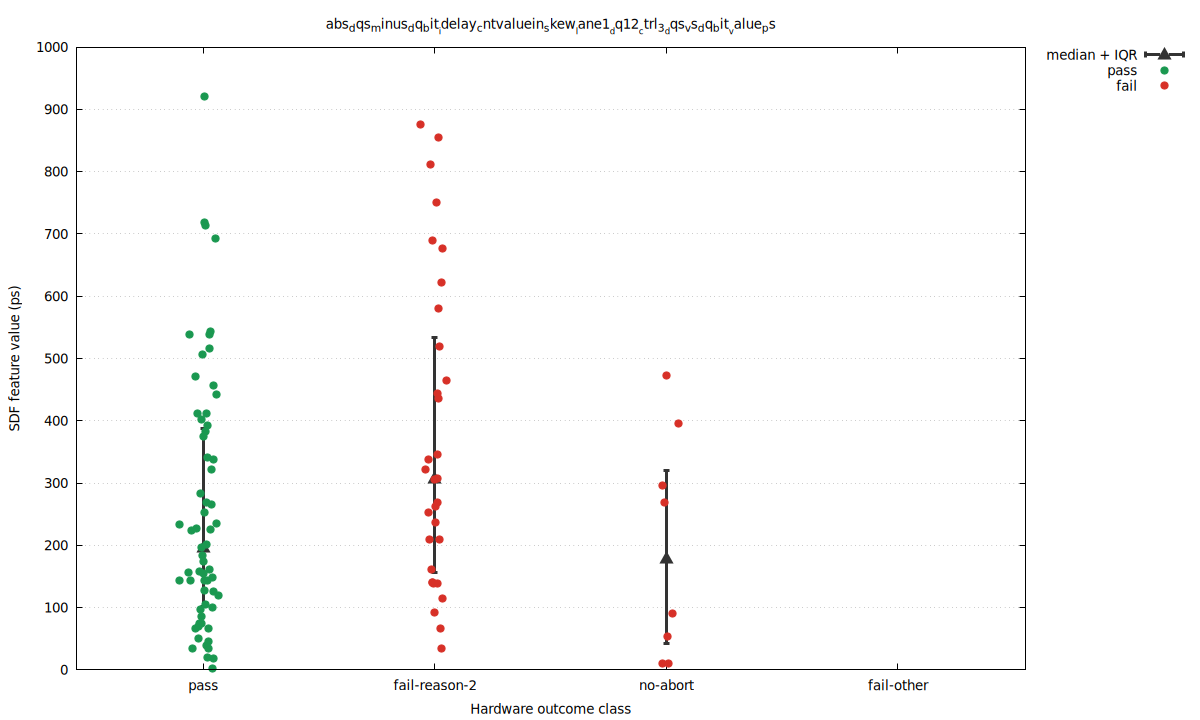

This chart was generated by the following gnuplot code:
set terminal pngcairo size 1200,720 enhanced font 'DejaVu Sans,10'
set output 'baseline_seed_1_30_skew_abs_dqs_minus_dq_bit_idelay_cntvaluein_skew_lane1_dq12_ctrl_3_dqs_vs_dq_bit_value_ps_d.png'
set datafile separator comma
set key outside right top
set grid ytics
set xrange [0.45:4.55]
set xtics ('pass' 1, 'fail-reason-2' 2, 'no-abort' 3, 'fail-other' 4)
set xlabel 'Hardware outcome class'
set ylabel 'SDF feature value (ps)'
set title 'abs_dqs_minus_dq_bit__idelay_cntvaluein_skew__lane1__dq12__ctrl_3__dqs_vs_dq_bit__value_ps'
plot \
  'baseline_seed_1_30_skew_abs_dqs_minus_dq_bit_idelay_cntvaluein_skew_lane1_dq12_ctrl_3_dqs_vs_dq_bit_value_ps_d.summary.dat' using 1:4:3:5 with yerrorbars pt 9 ps 1.5 lw 3 lc rgb '#333333' title 'median + IQR', \
  'baseline_seed_1_30_skew_abs_dqs_minus_dq_bit_idelay_cntvaluein_skew_lane1_dq12_ctrl_3_dqs_vs_dq_bit_value_ps_d.dat' using 1:4 with points pt 7 ps 1.2 lc rgb '#1a9850' title 'pass', \
  'baseline_seed_1_30_skew_abs_dqs_minus_dq_bit_idelay_cntvaluein_skew_lane1_dq12_ctrl_3_dqs_vs_dq_bit_value_ps_d.dat' using 1:5 with points pt 7 ps 1.2 lc rgb '#d73027' title 'fail'
